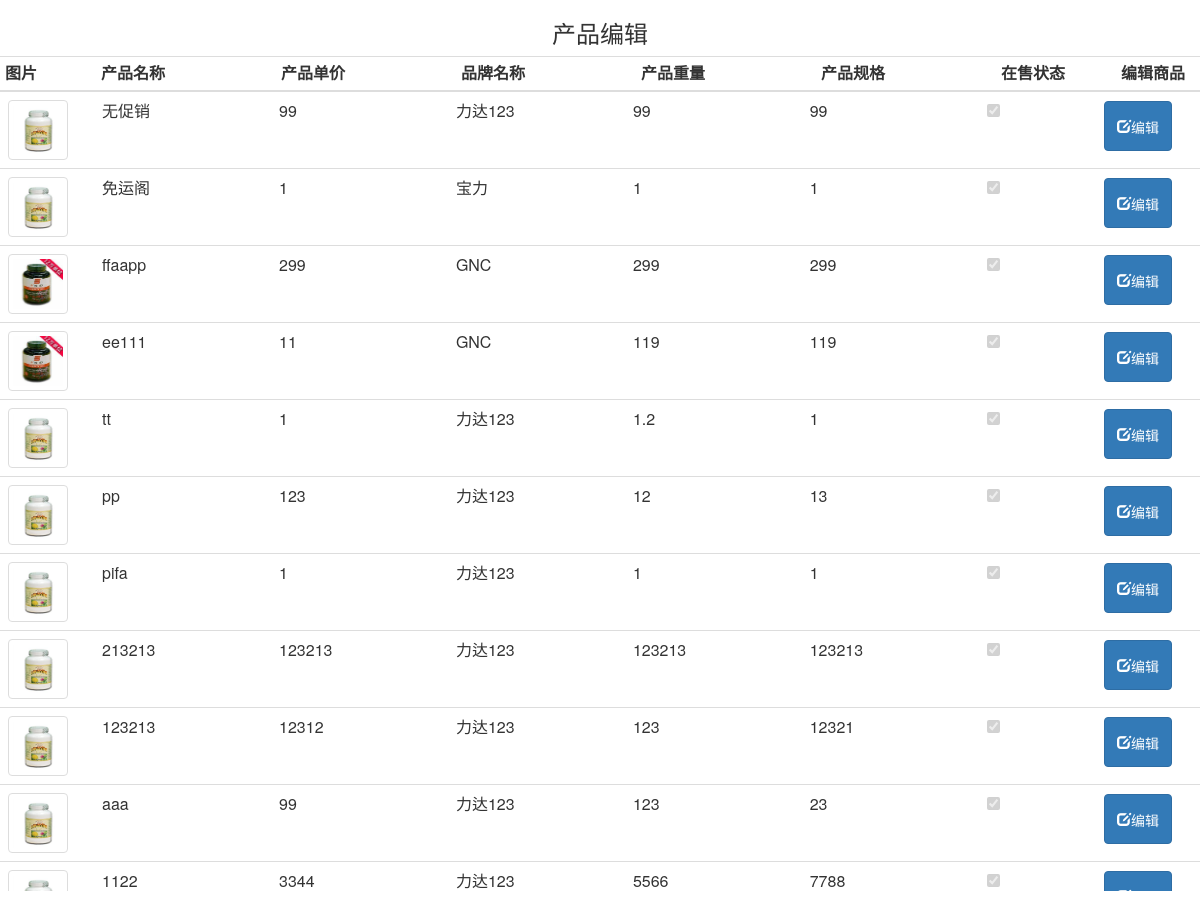
Page /manage/product_edit.php on the committed database.
### tables this page shows
CREATE TABLE IF NOT EXISTS `product_info` (
  `id` int(100) NOT NULL,
  `pro_name` varchar(100) NOT NULL,
  `pro_brand` varchar(100) NOT NULL,
  `pro_category` varchar(100) NOT NULL,
  `pro_img` varchar(9999) NOT NULL,
  `pro_description` text NOT NULL,
  `pro_o_price` float NOT NULL,
  `pro_weight` float NOT NULL,
  `pro_spec` varchar(20) NOT NULL,
  `pro_code` varchar(100) NOT NULL,
  `pro_onsell` int(10) NOT NULL DEFAULT '1',
  `promotion_id` int(11) DEFAULT NULL,
  `promotion_enabled` int(11) DEFAULT NULL,
  `whole_sale` int(11) NOT NULL DEFAULT '0',
  `pro_recommend` int(11) DEFAULT '0'
);

### manage/product_edit.php (the view, shortened to what this page needs)
<?php
include '../db_cn.php';
include 'basic_html.php';
?>
	<div class = 'col-lg-12' >
	<form role='form' action="product_edit.php" method='POST' name = 'pro_upload' enctype="multipart/form-data">
	<?php
function load_page(){
	global $db_connect;
	if ((!(isset($_POST['pro_edit']))) and (!(isset($_POST['update_confirm']))))
	{
	echo "<div class='col-lg-12' style='text-align:center'><p><h3>产品编辑</h3></p></div><div class='row'>";
	$load_all_product = "SELECT pro_img,pro_name,pro_o_price,pro_brand,pro_weight,pro_spec,pro_onsell,pro_code from product_info order by id desc";
	$load_all_product = mysqli_query($db_connect,$load_all_product);
	echo "<div ><table class='table table-condensed' style='margin:0px;'>";
	echo "<tr ><thead ><tr>
			<th style='width:8%'>图片</th>
			<th style='width:15%'>产品名称</th>
			<th style='width:15%'>产品单价</th>
			<th style='width:15%'>品牌名称</th>
			<th style='width:15%'>产品重量</th>
			<th style='width:15%'>产品规格</th>
			<th style='width:10%'>在售状态</th>
			<th style='width:10%'>编辑商品</th>
			</thead></tr>";
	echo "</table></div>";
	echo "<div style='height:800px;overflow-y:scroll;'>";
	echo "<table class='table table-hover'>";
	foreach ($load_all_product as $one_product) {
		echo "<tr >";
		echo "<td style='width:8%'>";
		echo "<img class='img-thumbnail preview-pic' src='../$one_product[pro_img]'  style='height:60px;width:60px'/>";
		echo "</td>";
		echo "<td style='width:15%'>".$one_product['pro_name']."</td>";
		echo "<td style='width:15%'>".$one_product['pro_o_price']."</td>";
		echo "<td style='width:15%'>".$one_product['pro_brand']."</td>";
		echo "<td style='width:15%'>".$one_product['pro_weight']."</td>";
		echo "<td style='width:15%'>".$one_product['pro_spec']."</td>";
		if ($one_product['pro_onsell'] == 1){
			echo "<td style='width:10%'><input type='checkbox' checked disabled></td>";
		}
		else {
			echo "<td style='width:10%'><input type='checkbox' disabled></td>";
		}
		echo "<td style='width:15%'>";
		echo "<button type='submit' name ='pro_edit' class='btn btn-primary glyphicon glyphicon-edit' style='height:50px;margin-right:20px' value = '$one_product[pro_code]'>编辑</button>";
		echo "</td>";
		echo "</tr>";
	}
	echo "</table>";
	echo "</div>";
	}
	elseif (isset($_POST['update_confirm'])){
		pro_update();
	}
}
load_page();
?>
</div>
<div class = 'col-lg-6' >
</div>
</form>

### rows in the picture
product_info: pro_img (picture), pro_name "无促销", pro_o_price "99", pro_brand "力达123", pro_weight "99", pro_spec "99"
product_info: pro_img (picture), pro_name "免运阁", pro_o_price "1", pro_brand "宝力", pro_weight "1", pro_spec "1"
product_info: pro_img (picture), pro_name "ffaapp", pro_o_price "299", pro_brand "GNC", pro_weight "299", pro_spec "299"
product_info: pro_img (picture), pro_name "ee111", pro_o_price "11", pro_brand "GNC", pro_weight "119", pro_spec "119"
product_info: pro_img (picture), pro_name "tt", pro_o_price "1", pro_brand "力达123", pro_weight "1.2", pro_spec "1"
product_info: pro_img (picture), pro_name "pp", pro_o_price "123", pro_brand "力达123", pro_weight "12", pro_spec "13"
product_info: pro_img (picture), pro_name "pifa", pro_o_price "1", pro_brand "力达123", pro_weight "1", pro_spec "1"
product_info: pro_img (picture), pro_name "213213", pro_o_price "123213", pro_brand "力达123", pro_weight "123213", pro_spec "123213"
product_info: pro_img (picture), pro_name "123213", pro_o_price "12312", pro_brand "力达123", pro_weight "123", pro_spec "12321"
product_info: pro_img (picture), pro_name "aaa", pro_o_price "99", pro_brand "力达123", pro_weight "123", pro_spec "23"
product_info: pro_img (picture), pro_name "1122", pro_o_price "3344", pro_brand "力达123", pro_weight "5566", pro_spec "7788"
